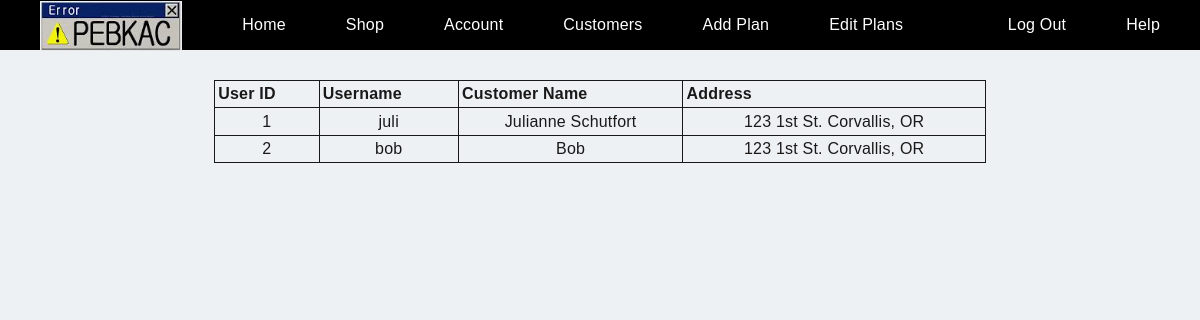
/emp_customers.php (signed in), run on the app's committed database.
### tables this page shows
CREATE TABLE Customer (
	id				INT AUTO_INCREMENT NOT NULL,
	username		VARCHAR(255) UNIQUE NOT NULL,
    	pass			CHAR(32),
    name			VARCHAR(255) NOT NULL,
	address_id		INT,
	PRIMARY KEY (id),
	FOREIGN KEY (address_id) REFERENCES Address(id) ON DELETE SET NULL
);

CREATE TABLE Address (
	id				INT AUTO_INCREMENT NOT NULL,
	num				INT NOT NULL,
	street			VARCHAR(255) NOT NULL,
	apt_no			INT,
    city			VARCHAR(255) NOT NULL,
	state				CHAR(2) NOT NULL,
	zip				DECIMAL(5) NOT NULL,
	PRIMARY KEY (id)
);

### public/setup.php (called while the page is built, shortened)
<?php
function clean_input($data) {
	$data = trim($data);
	$data = stripslashes($data);
	$data = htmlspecialchars($data);
	return $data;
}

### public/emp_customers.php (the view, shortened to what this page needs)
<?php include "_header.php"; ?>
<?php
	$conn = mysqli_connect(DB_HOST, DB_USER, DB_PASSWORD, DB_NAME);
	$loggedIn = False;
	if(isset($_SESSION['type']) && isset($_SESSION['user']) && $_SESSION['type'] == 'employee') {
		$loggedIn = True;
	}
	if($loggedIn){
		$result = mysqli_query($conn, "SELECT c.id, c.username, c.name, a.num, a.street, a.city, a.state FROM Customer c, Address a WHERE a.id = c.address_id");
		$num_row = mysqli_num_rows($result);
		echo "<table>";
		echo "<tr><th>User ID</th><th>Username</th><th>Customer Name</th><th>Address</th>";
		echo "</tr>";
		for($i=0; $i<$num_row; $i++) {
			$customer=mysqli_fetch_row($result);
			echo "<tr><td>" . clean_input($customer[0]) . "</td><td>" . clean_input($customer[1]) . "</td><td>" . clean_input($customer[2]) . "</td><td>" . clean_input($customer[3]) . " " . clean_input($customer[4]) . " " . clean_input($customer[5]) . ", " . clean_input($customer[6]) . "</td>";
			echo "<tr>";
		}
		echo "</table>";
	}
	else{
		echo "Please sign in as an employee to view this page.";
	}
?>
<?php include "_footer.php"; ?>

### data on the page
customer: id "1", username "juli", name "Julianne Schutfort", address.num "123", address.street "1st St.", address.city "Corvallis", address.state "OR"
customer: id "2", username "bob", name "Bob", address.num "123", address.street "1st St.", address.city "Corvallis", address.state "OR"
